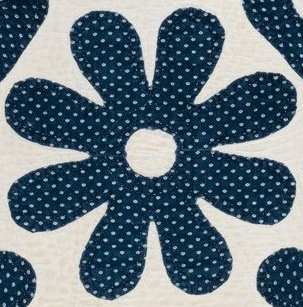
#> input picture data/crops/eight_petal_rosette/13876_primary_occ_01.jpg, 303 x 307 px
$ python preprocess.py ../../../data/crops/eight_petal_rosette/13876_primary_occ_01.jpg
#> lines starting #> are read from the running program, lines starting #| are printed output that depends on the picture
"""
Preprocessing routines
Provides dual-stream normalization:
1. OpenCV Stream: CLAHE-enhanced grayscale with boundary safety padding.
2. DINOv2 Stream: Aspect-ratio-preserving square padding resized to 224x224 RGB.
"""
from pathlib import Path
from typing import Tuple, Optional, Union
import cv2
import numpy as np


def pad_to_square(
        image: np.ndarray,
        fill_color: Tuple[int, ...] = (0, 0, 0),
        margin_ratio: float = 0.05
) -> np.ndarray:
    """
    Pads an image to a square aspect ratio while preserving original geometry,
    adding an optional safety margin around the border.
    """
    h, w = image.shape[:2]
    max_dim = max(h, w)

    # Add small margin so edge contours aren't fused to image borders
    margin = int(max_dim * margin_ratio)
    target_dim = max_dim + (2 * margin)

    pad_top = (target_dim - h) // 2
    pad_bottom = target_dim - h - pad_top
    pad_left = (target_dim - w) // 2
    pad_right = target_dim - w - pad_left

    if len(image.shape) == 3:
        border_val = fill_color
    else:
        border_val = fill_color[0] if isinstance(fill_color, tuple) else fill_color

    padded = cv2.copyMakeBorder(
        image,
        pad_top,
        pad_bottom,
        pad_left,
        pad_right,
        cv2.BORDER_CONSTANT,
        value=border_val
    )
    return padded


def estimate_border_value(image: np.ndarray) -> int:
    """Estimate a neutral padding value from the image boundary."""
    border = np.concatenate([
        image[0, :],
        image[-1, :],
        image[:, 0],
        image[:, -1],
    ])
    return int(np.median(border))


def preprocess_for_opencv(
    image_input: Union[Path, str, np.ndarray],
    clip_limit: float = 2.0,
    tile_grid_size: Tuple[int, int] = (8, 8),
) -> Optional[np.ndarray]:
    """
    Preprocess a motif crop for geometric contour and moment analysis:
    - Read as grayscale.
    - Apply CLAHE to enhance low-contrast engravings and incisions.
    - Add neutral boundary padding so motif contours do not touch the image border.
    """
#> called with clip_limit = 2, tile_grid_size = (8, 8)
    if isinstance(image_input, np.ndarray):
        # Albumentations passes an RGB array. Convert it to Grayscale.
        img = image_input.copy()
        if len(img.shape) == 3 and img.shape[2] == 3:
            img = cv2.cvtColor(img, cv2.COLOR_RGB2GRAY)
    else:
        img = cv2.imread(str(image_input), cv2.IMREAD_GRAYSCALE)
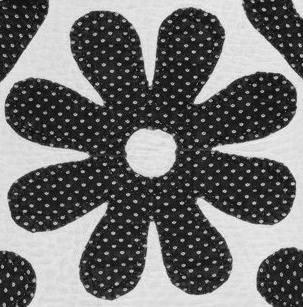
#> img: shape (307, 303); min 6, max 248, mean 110.4

    if img is None:
        return None

    # Step 1: Enhance only genuine image pixels.
    clahe = cv2.createCLAHE(
        clipLimit=clip_limit,
        tileGridSize=tile_grid_size,
    )
    enhanced = clahe.apply(img)
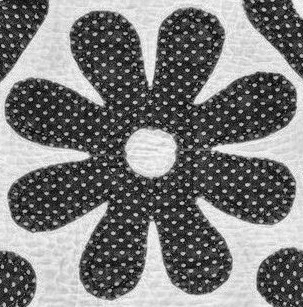
#> enhanced: shape (307, 303); min 3, max 253, mean 122.4

    # Step 2: Add a neutral boundary buffer after enhancement.
    border_value = estimate_border_value(enhanced)
#> in estimate_border_value, `border = np.concatenate([ image[0, :], image[-1, :], image[:, 0], imag..`: border = 1220 values, max 250 at index 297, min 5 at index 971, mean 170.7
#> border_value = 216

    padded = pad_to_square(
        enhanced,
        fill_color=(border_value,),
        margin_ratio=0.08,
    )
#> in pad_to_square, `padded = cv2.copyMakeBorder( image, pad_top, pad_bottom, pad_left, pad..`:
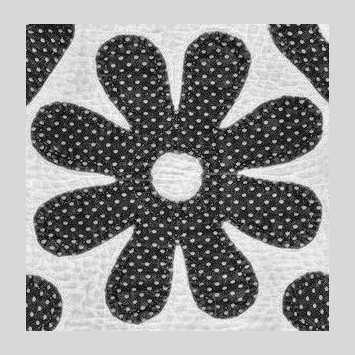
#> padded: shape (355, 355); min 3, max 253, mean 146.9

    return padded


def preprocess_for_dinov2(
        image_input: Union[Path, str, np.ndarray],
        target_size: int = 224
) -> Optional[np.ndarray]:
    """
    Preprocesses a motif crop for self-supervised vision models:
    - Preserves aspect ratio with neutral letterboxing.
    - Resizes using area interpolation for downsampling and cubic interpolation for upsampling.
    - Outputs RGB format ready for torch tensor conversion.
    """
#> called with target_size = 224
    # Step 1: Get image in RGB
    if isinstance(image_input, np.ndarray):
        # Albumentations passes an RGB array.
        img_rgb = image_input.copy()
        # Guardrail in case a 2D grayscale array is accidentally passed
        if len(img_rgb.shape) == 2:
            img_rgb = cv2.cvtColor(img_rgb, cv2.COLOR_GRAY2RGB)
    else:
        img = cv2.imread(str(image_input), cv2.IMREAD_COLOR)
#> img is the input picture: shape (307, 303, 3); mean B, G, R 124.6, 114.2, 97.7
        if img is None:
            return None
        # Convert BGR to RGB
        img_rgb = cv2.cvtColor(img, cv2.COLOR_BGR2RGB)

    # Step 2: Pad to square with neutral gray (128, 128, 128) to avoid harsh contrast borders
    padded = pad_to_square(img_rgb, fill_color=(128, 128, 128), margin_ratio=0.05)
#> call 2 of pad_to_square, with fill_color = (128, 128, 128), margin_ratio = 0.05
#> in pad_to_square (call 2), `padded = cv2.copyMakeBorder( image, pad_top, pad_bottom, pad_left, pad..`:
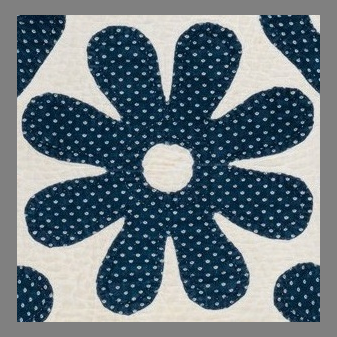
#> padded: shape (337, 337, 3); mean R, G, B 103.2, 116.7, 125.2
    h, w = padded.shape[:2]
#> h = 337; w = 337

    # Step 3: Resize to model standard input
    resized = cv2.resize(padded, (target_size, target_size),
                         interpolation=(cv2.INTER_AREA if max(h, w) > target_size else cv2.INTER_CUBIC))
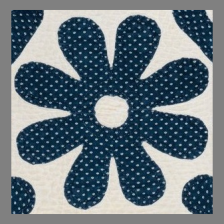
#> resized: shape (224, 224, 3); mean R, G, B 103.2, 116.7, 125.2
    return resized


if __name__ == "__main__":
    import sys

    # Quick test on a sample crop
    if len(sys.argv) > 1:
        test_file = Path(sys.argv[1])
        cv_img = preprocess_for_opencv(test_file)
        dino_img = preprocess_for_dinov2(test_file)

        if cv_img is not None and dino_img is not None:
            print(f"Loaded: {test_file.name}")
            print(f"OpenCV processed shape: {cv_img.shape} (dtype: {cv_img.dtype})")
#| OpenCV processed shape: (355, 355) (dtype: uint8)
            print(f"DINOv2 processed shape: {dino_img.shape} (dtype: {dino_img.dtype})")
#| DINOv2 processed shape: (224, 224, 3) (dtype: uint8)

$ run again, on data/crops/eight_petal_rosette/194653_primary_occ_01.jpg
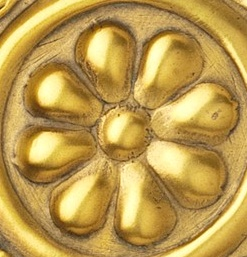
#> input picture data/crops/eight_petal_rosette/194653_primary_occ_01.jpg, 247 x 257 px
#> in preprocess_for_opencv, `enhanced = clahe.apply(img)`:
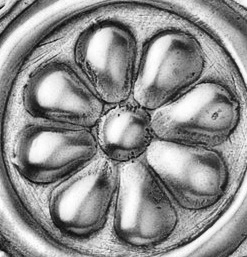
#> enhanced: shape (257, 247); min 13, max 255, mean 143.5
#> border = 1008 values, max 254 at index 748, min 14 at index 502, mean 156.3
#> border_value = 157
#> in preprocess_for_dinov2, img is the input picture: shape (257, 247, 3); mean B, G, R 79.1, 154.3, 188.2
#> in pad_to_square (call 2), `padded = cv2.copyMakeBorder( image, pad_top, pad_bottom, pad_left, pad..`:
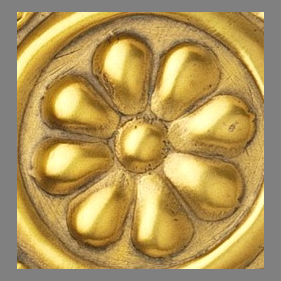
#> padded: shape (281, 281, 3); mean R, G, B 176.4, 149.1, 88.7
#| OpenCV processed shape: (297, 297) (dtype: uint8)
#| DINOv2 processed shape: (224, 224, 3) (dtype: uint8)

$ run again, on data/crops/eight_petal_rosette/241382_primary_occ_01.jpg
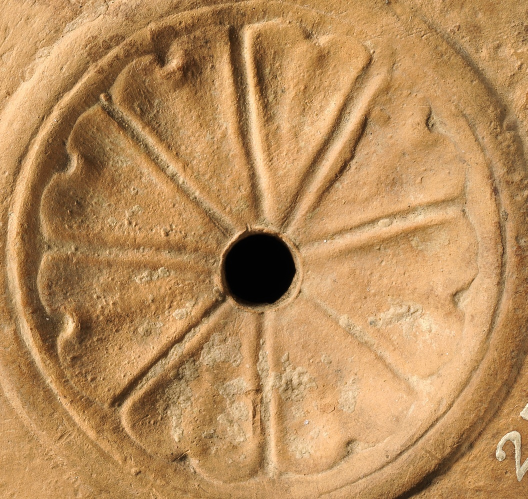
#> input picture data/crops/eight_petal_rosette/241382_primary_occ_01.jpg, 1055 x 998 px (shown at 1/2 size)
#> in preprocess_for_opencv, `enhanced = clahe.apply(img)`:
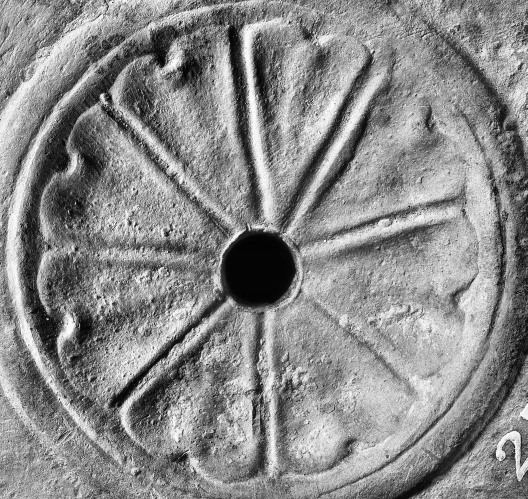
#> enhanced: shape (998, 1055) (shown at 1/2 size); min 0, max 255, mean 137.9
#> border = 4106 values, max 255 at index 3918, min 6 at index 3748, mean 135.4
#> border_value = 138
#> in preprocess_for_dinov2, img is the input picture: shape (998, 1055, 3); mean B, G, R 90.8, 140.9, 185
#> padded: shape (1159, 1159, 3)
#> in preprocess_for_dinov2, `resized = cv2.resize(padded, (target_size, target_size), interpolation..`:
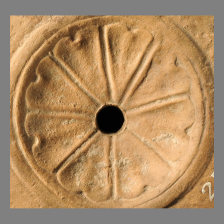
#> resized: shape (224, 224, 3); mean R, G, B 172.7, 138.1, 98.8
#| OpenCV processed shape: (1223, 1223) (dtype: uint8)
#| DINOv2 processed shape: (224, 224, 3) (dtype: uint8)

$ run again, on data/crops/eight_petal_rosette/241554_primary_occ_01.jpg
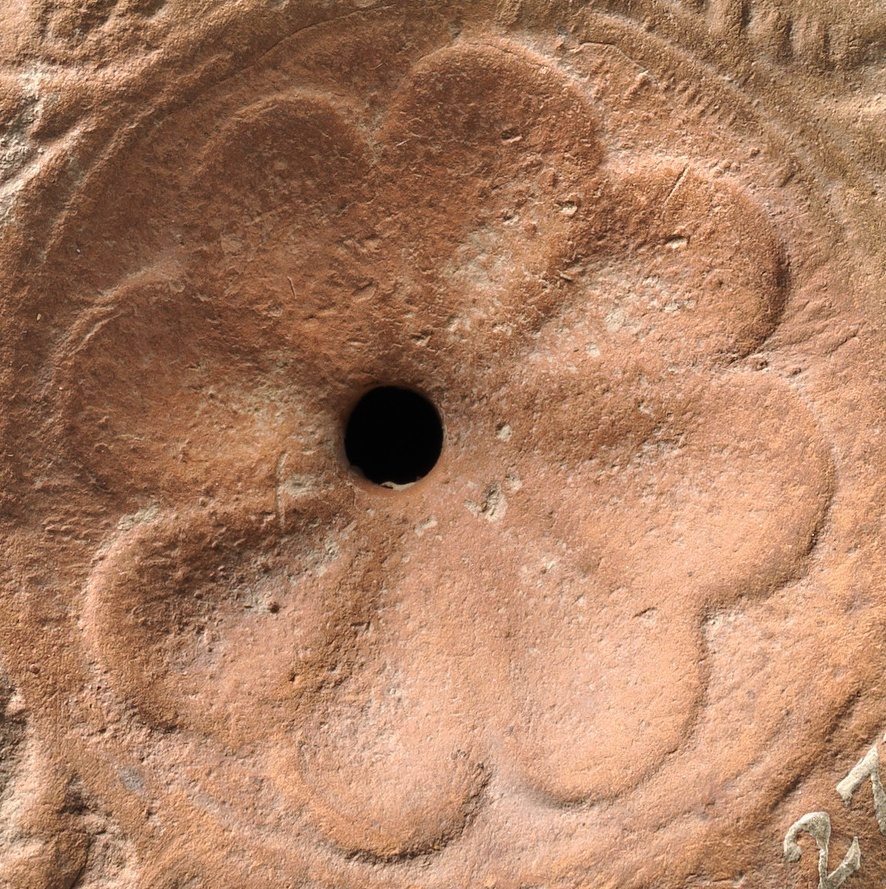
#> input picture data/crops/eight_petal_rosette/241554_primary_occ_01.jpg, 886 x 889 px
#> in preprocess_for_opencv, `enhanced = clahe.apply(img)`:
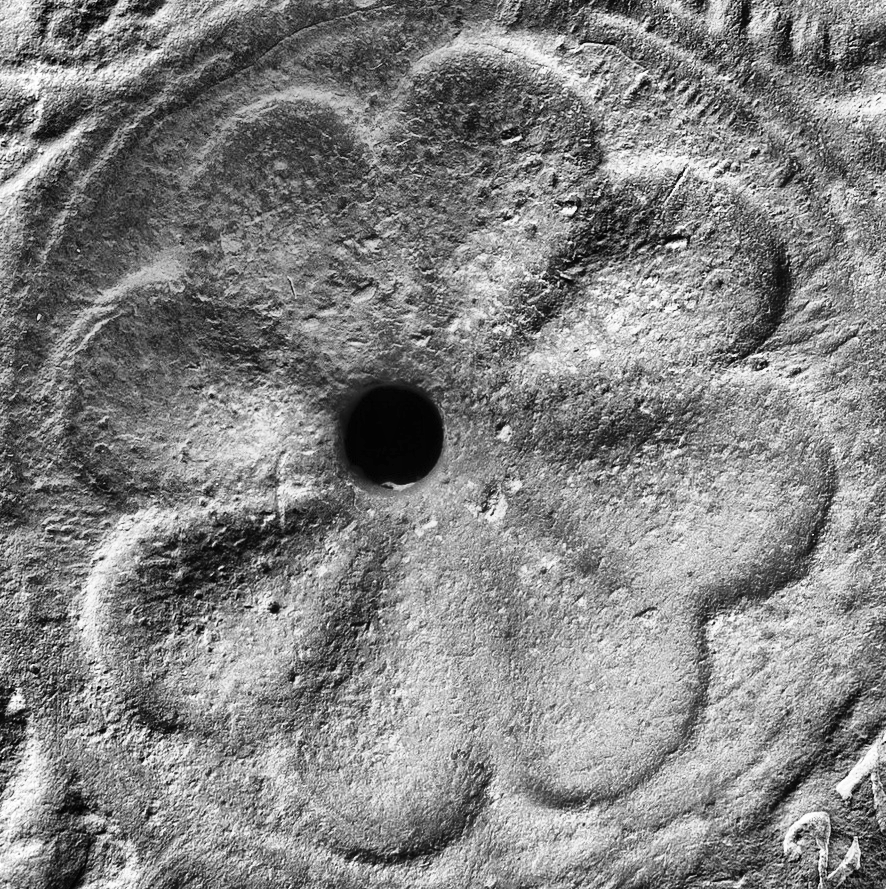
#> enhanced: shape (889, 886); min 0, max 255, mean 131.1
#> border = 3550 values, max 255 at index 2637, min 2 at index 956, mean 124.3
#> border_value = 123
#> in preprocess_for_dinov2, img is the input picture: shape (889, 886, 3); mean B, G, R 98.5, 126.8, 172.7
#> in pad_to_square (call 2), `padded = cv2.copyMakeBorder( image, pad_top, pad_bottom, pad_left, pad..`:
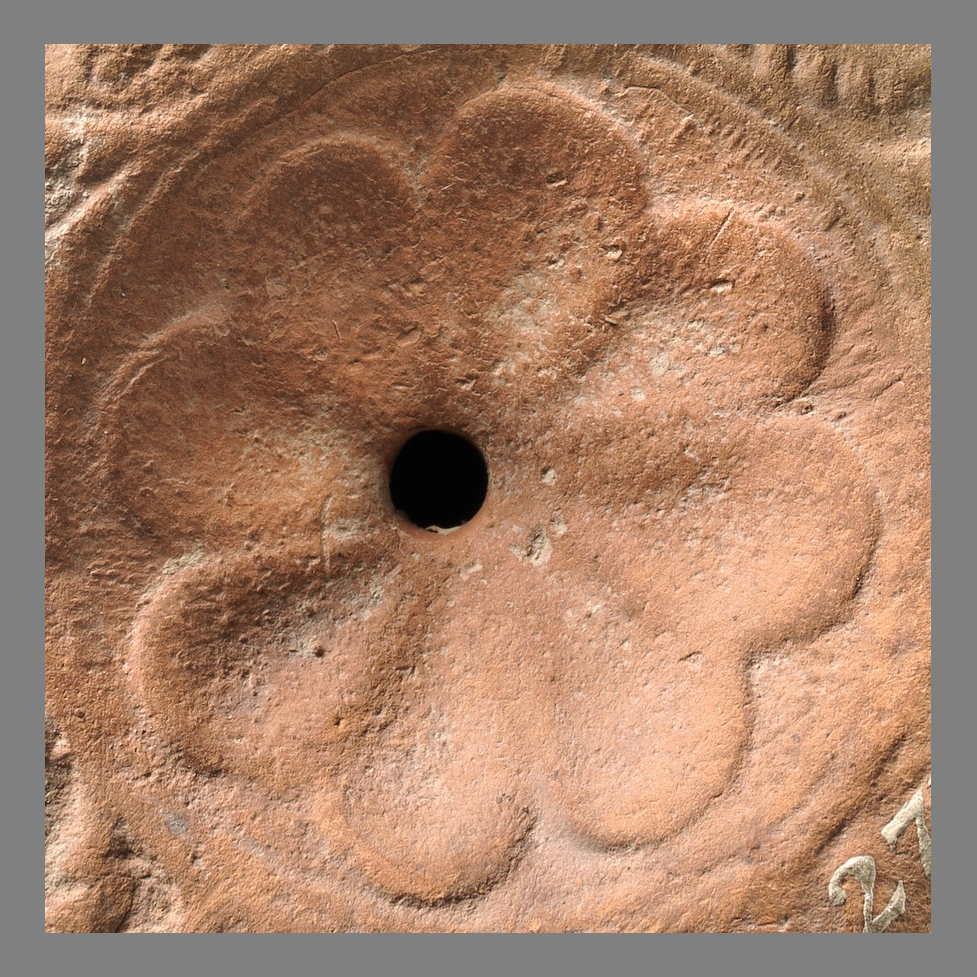
#> padded: shape (977, 977, 3); mean R, G, B 164.8, 127, 103.6
#| OpenCV processed shape: (1031, 1031) (dtype: uint8)
#| DINOv2 processed shape: (224, 224, 3) (dtype: uint8)
